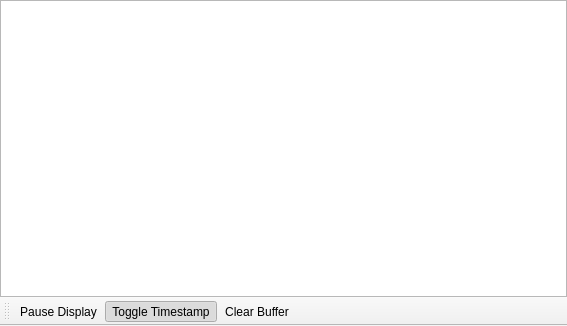
<?xml version="1.0" encoding="UTF-8"?>
<ui version="4.0">
 <class>WidgetSystemLog</class>
 <widget class="QMainWindow" name="WidgetSystemLog">
  <property name="geometry">
   <rect>
    <x>0</x>
    <y>0</y>
    <width>567</width>
    <height>326</height>
   </rect>
  </property>
  <property name="windowTitle">
   <string>System Log</string>
  </property>
  <property name="windowIcon">
   <iconset resource="../Resource.qrc">
    <normaloff>:/Resource/Network/HitMonitor.png</normaloff>:/Resource/Network/HitMonitor.png</iconset>
  </property>
  <widget class="QWidget" name="centralwidget">
   <layout class="QVBoxLayout" name="verticalLayout">
    <property name="spacing">
     <number>0</number>
    </property>
    <property name="margin">
     <number>0</number>
    </property>
    <item>
     <widget class="QTextEdit" name="textEditSystemLog">
      <property name="contextMenuPolicy">
       <enum>Qt::CustomContextMenu</enum>
      </property>
      <property name="readOnly">
       <bool>true</bool>
      </property>
      <property name="html">
       <string>&lt;!DOCTYPE HTML PUBLIC &quot;-//W3C//DTD HTML 4.0//EN&quot; &quot;http://www.w3.org/TR/REC-html40/strict.dtd&quot;&gt;
&lt;html&gt;&lt;head&gt;&lt;meta name=&quot;qrichtext&quot; content=&quot;1&quot; /&gt;&lt;style type=&quot;text/css&quot;&gt;
p, li { white-space: pre-wrap; }
&lt;/style&gt;&lt;/head&gt;&lt;body style=&quot; font-family:'Segoe UI'; font-size:10pt; font-weight:400; font-style:normal;&quot;&gt;
&lt;table style=&quot;-qt-table-type: root; margin-top:4px; margin-bottom:4px; margin-left:4px; margin-right:4px;&quot;&gt;
&lt;tr&gt;
&lt;td style=&quot;border: none;&quot;&gt;
&lt;p style=&quot;-qt-paragraph-type:empty; margin-top:0px; margin-bottom:0px; margin-left:0px; margin-right:0px; -qt-block-indent:0; text-indent:0px; font-family:'MS Shell Dlg 2'; font-size:8pt;&quot;&gt;&lt;/p&gt;&lt;/td&gt;&lt;/tr&gt;&lt;/table&gt;&lt;/body&gt;&lt;/html&gt;</string>
      </property>
      <property name="textInteractionFlags">
       <set>Qt::TextSelectableByMouse</set>
      </property>
     </widget>
    </item>
   </layout>
  </widget>
  <widget class="QToolBar" name="toolBar">
   <property name="contextMenuPolicy">
    <enum>Qt::PreventContextMenu</enum>
   </property>
   <property name="windowTitle">
    <string>toolBar</string>
   </property>
   <property name="iconSize">
    <size>
     <width>16</width>
     <height>16</height>
    </size>
   </property>
   <property name="toolButtonStyle">
    <enum>Qt::ToolButtonTextBesideIcon</enum>
   </property>
   <property name="floatable">
    <bool>false</bool>
   </property>
   <attribute name="toolBarArea">
    <enum>BottomToolBarArea</enum>
   </attribute>
   <attribute name="toolBarBreak">
    <bool>false</bool>
   </attribute>
   <addaction name="actionPauseLogDisplay"/>
   <addaction name="actionToggleTimestamp"/>
   <addaction name="actionClearBuffer"/>
  </widget>
  <action name="actionToggleTimestamp">
   <property name="checkable">
    <bool>true</bool>
   </property>
   <property name="checked">
    <bool>true</bool>
   </property>
   <property name="icon">
    <iconset resource="../Resource.qrc">
     <normaloff>:/Resource/Generic/Time.png</normaloff>:/Resource/Generic/Time.png</iconset>
   </property>
   <property name="text">
    <string>Toggle Timestamp</string>
   </property>
  </action>
  <action name="actionClearBuffer">
   <property name="icon">
    <iconset resource="../Resource.qrc">
     <normaloff>:/Resource/Generic/Clear.png</normaloff>:/Resource/Generic/Clear.png</iconset>
   </property>
   <property name="text">
    <string>Clear Buffer</string>
   </property>
   <property name="toolTip">
    <string>Clear Buffer</string>
   </property>
  </action>
  <action name="actionPauseLogDisplay">
   <property name="icon">
    <iconset resource="../Resource.qrc">
     <normaloff>:/Resource/Media/PauseMedia.png</normaloff>:/Resource/Media/PauseMedia.png</iconset>
   </property>
   <property name="text">
    <string>Pause Display</string>
   </property>
   <property name="toolTip">
    <string>Pause Display</string>
   </property>
  </action>
  <action name="actionShowWarnings">
   <property name="checkable">
    <bool>true</bool>
   </property>
   <property name="text">
    <string>Show Warning Messages</string>
   </property>
   <property name="toolTip">
    <string>Show Warning Messages</string>
   </property>
  </action>
  <action name="actionShowInformation">
   <property name="checkable">
    <bool>true</bool>
   </property>
   <property name="text">
    <string>Show Information Messages</string>
   </property>
  </action>
  <action name="actionShowSecurity">
   <property name="checkable">
    <bool>true</bool>
   </property>
   <property name="text">
    <string>Show Security Messages</string>
   </property>
  </action>
  <action name="actionShowNotice">
   <property name="checkable">
    <bool>true</bool>
   </property>
   <property name="text">
    <string>Show Notice Messages</string>
   </property>
  </action>
  <action name="actionShowDebug">
   <property name="checkable">
    <bool>true</bool>
   </property>
   <property name="text">
    <string>Show Debug Messages</string>
   </property>
  </action>
  <action name="actionShowError">
   <property name="checkable">
    <bool>true</bool>
   </property>
   <property name="text">
    <string>Show Error Messages</string>
   </property>
  </action>
  <action name="actionShowCritical">
   <property name="checkable">
    <bool>true</bool>
   </property>
   <property name="text">
    <string>Show Critical Messages</string>
   </property>
   <property name="toolTip">
    <string>Show Critical Messages</string>
   </property>
  </action>
 </widget>
 <resources>
  <include location="../Resource.qrc"/>
 </resources>
 <connections/>
</ui>
